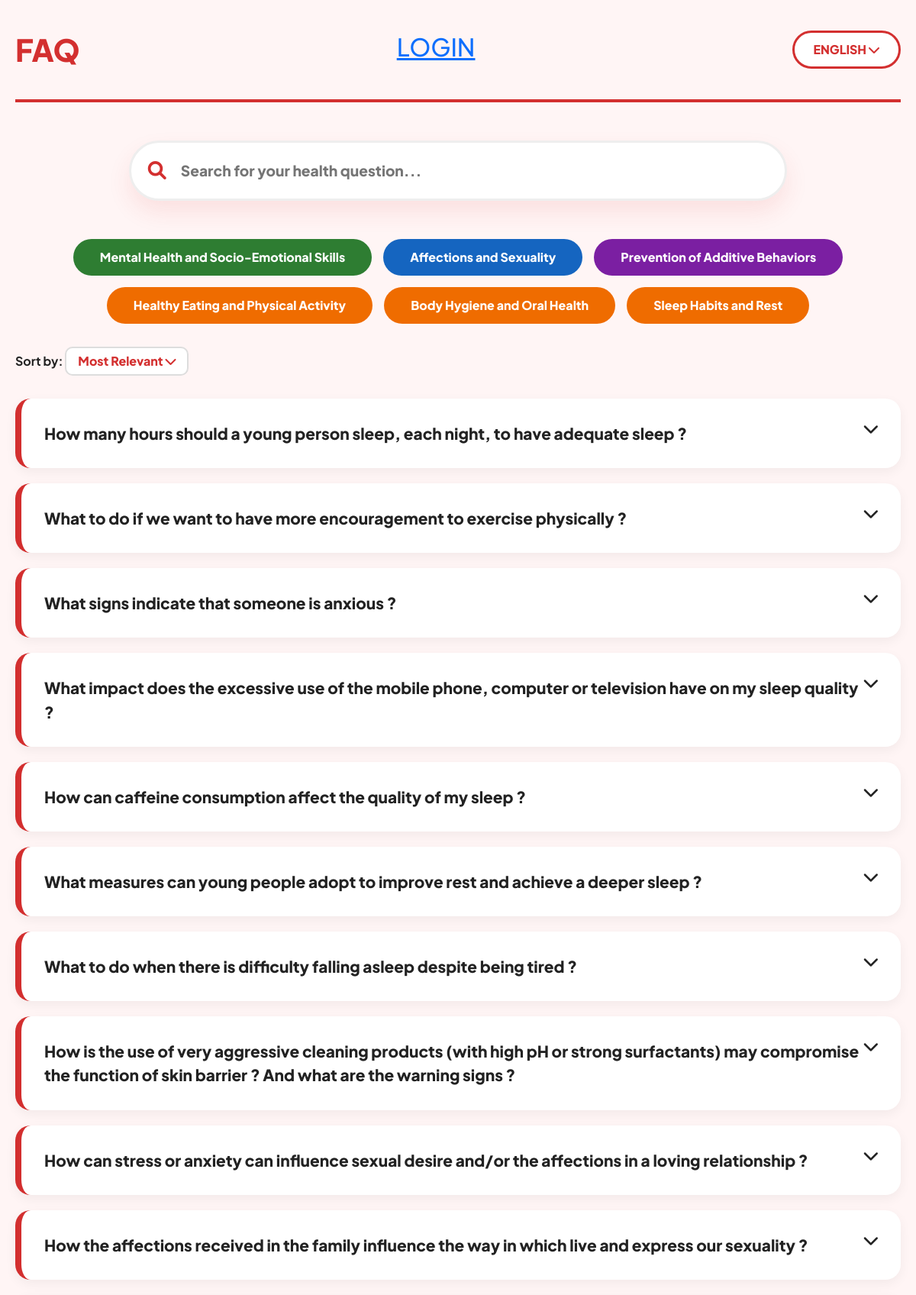
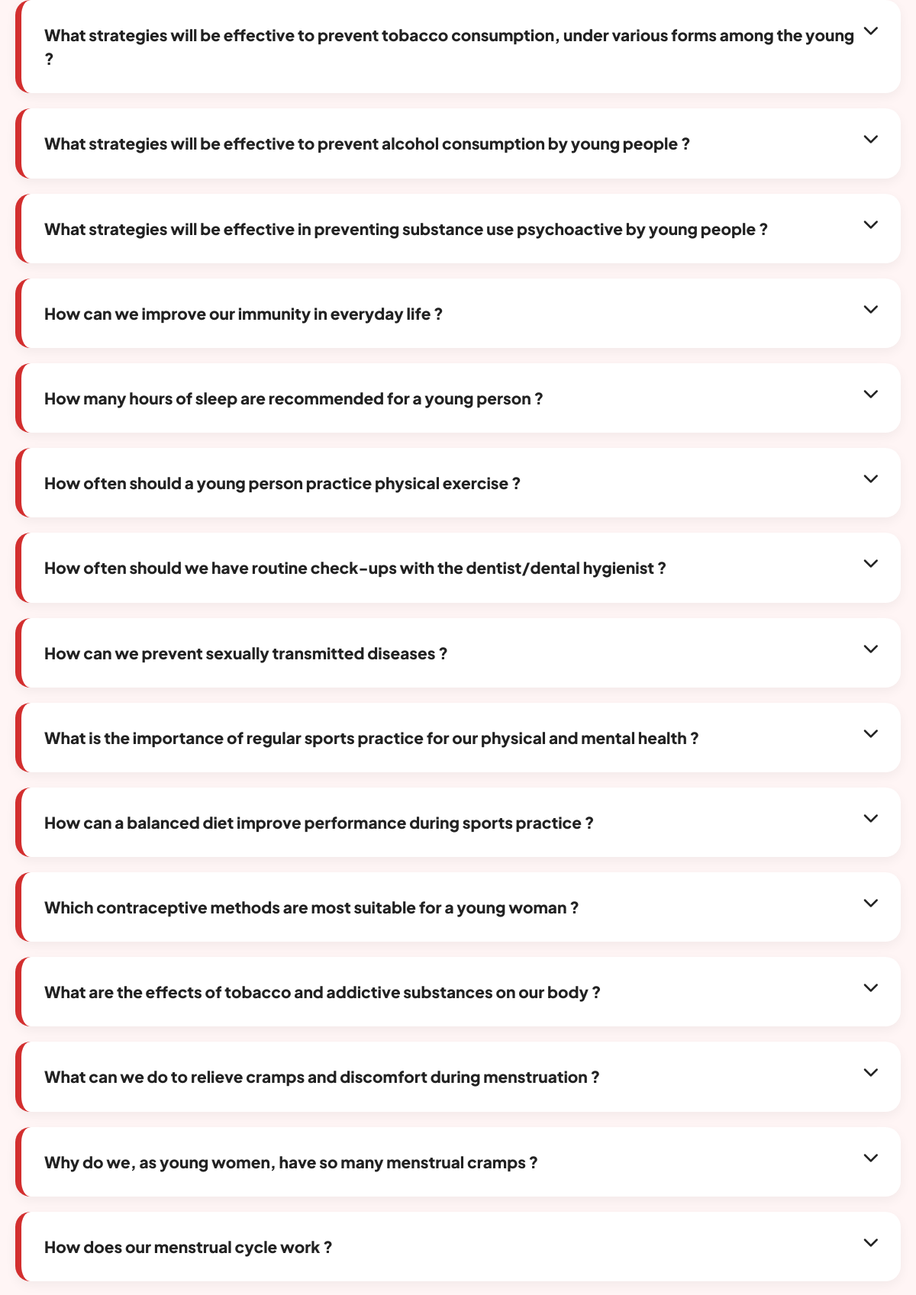
The page / (upper part) on the database its author committed (2 pictures, top to bottom).
### tables this page shows
CREATE TABLE questions (
        id_question INTEGER PRIMARY KEY AUTOINCREMENT,
        id_group INTEGER,
        id_category INTEGER,
        question TEXT,
        answer TEXT,
        pergunta TEXT,
        resposta TEXT,
        votes INTEGER DEFAULT 0,
        FOREIGN KEY (id_category) REFERENCES categories(id_category),
        FOREIGN KEY (id_group) REFERENCES groups(id_group));

### app.py (the view)
@app.route('/', methods=['GET', 'POST'])
def home():
    questions = get_questions_en()
    if request.method == 'POST':
        pass
    if request.method == 'GET':
        per_page = 25
        total_questions = get_count_questions_en()
        total_pages = math.ceil(total_questions / per_page)
        current_page = int(request.args.get('page', 1))
        questions = get_questions_en(per_page=per_page, current_page=current_page)
        return render_template('home.html', questions=questions, total_pages=total_pages, current_page=current_page)

### dbqueries.py (called while the page is built)
def get_questions_en(per_page=25, current_page=1):
    offset = (current_page - 1) * per_page
    with sqlite3.connect(DBFILE) as conn:
        cursor = conn.cursor()
        cursor.execute('''
            SELECT q.question, q.answer, g.name, c.name, q.votes
            FROM questions q
            JOIN groups g ON g.id_group = q.id_group
            JOIN categories c ON c.id_category = q.id_category
            LIMIT ? OFFSET ?
        ''', (per_page ,offset,))
        rows = cursor.fetchall()
    return rows

def get_count_questions_en():
    with sqlite3.connect(DBFILE) as conn:
        cursor = conn.cursor()
        cursor.execute('SELECT COUNT(*) FROM questions')
        count = cursor.fetchone()[0]
    return count

### templates/home.html (shortened to what this page needs)
<!DOCTYPE html>
<html lang="en">
<head>
    <link href="https://cdn.jsdelivr.net/npm/bootstrap@5.3.3/dist/css/bootstrap.min.css" rel="stylesheet">
    <link rel="stylesheet" href="https://cdnjs.cloudflare.com/ajax/libs/font-awesome/6.0.0/css/all.min.css">
    <link rel="stylesheet" href="static/css/style-home.css">
</head>
<body>
    <main class="container-layout">
        <nav class="nav-bar">
            <h2 class="logo">FAQ</h2>
            <h2 class="login"><a href="{{ url_for('login_page') }}">LOGIN</a></h2>
            <div class="lang-selector">
                <span>ENGLISH</span> <i class="fa-solid fa-chevron-down"></i>
            </div>
        </nav>
        <section class="search-section">
            <div class="search-wrapper">
                <i class="fa-solid fa-magnifying-glass search-icon"></i>
                <input type="text" placeholder="Search for your health question..." class="search-input">
            </div>
        </section>
        <section class="category-area">
            <button class="btn btn-cat btn-nutrition">Mental Health and Socio-Emotional Skills</button>
            <button class="btn btn-cat btn-training">Affections and Sexuality</button>
            <button class="btn btn-cat btn-mental">Prevention of Additive Behaviors</button>
            <button class="btn btn-cat btn-prevention">Healthy Eating and Physical Activity</button>
            <button class="btn btn-cat btn-prevention">Body Hygiene and Oral Health</button>
            <button class="btn btn-cat btn-prevention">Sleep Habits and Rest</button>
        </section>
        <div class="filter-area">
            <div class="dropdown">
                <span class="filter-label">Sort by:</span>
                <button class="filter-dropdown-btn" type="button" data-bs-toggle="dropdown">
                    Most Relevant <i class="fa-solid fa-chevron-down"></i>
                </button>
            </div>
        </div>
        <section class="faq-section">
            {% for question, answer, group, category, votes in questions %}
            <div class="faq-item">
                <details>
                    <summary name="question1"> {{ question }} <i class="fa-solid fa-chevron-down arrow"></i></summary>
                </details>
            </div>
            {% endfor %}
        </section>
    </main>
</body>
</html>

### static/css/style-home.css (style rules this page uses)
:root { --health-red: #D32F2F; --medical-white: #FFFFFF; --soft-bg: #FFF5F5; --nutrition-green: #2E7D32; --training-blue: #1565C0; --mental-purple: #7B1FA2; --prevention-amber: #EF6C00; }
body { background-color: var(--soft-bg); font-family: 'Plus Jakarta Sans', sans-serif; color: #222; margin: 0; font-weight: 700; }
.container-layout { display: grid; grid-template-columns: repeat(8, 1fr); grid-template-rows: auto; grid-gap: 30px; max-width: 1200px; margin: 0 auto; padding: 0 20px; }
.nav-bar { grid-column: 1 / 9; display: flex; justify-content: space-between; align-items: center; padding: 40px 0; border-bottom: 4px solid var(--health-red); }
.logo { font-weight: 800; color: var(--health-red); font-size: 2.5rem; margin: 0; }
.lang-selector { cursor: pointer; font-weight: 800; color: var(--health-red); border: 3px solid var(--health-red); padding: 10px 25px; border-radius: 50px; background: white; }
.search-section { grid-column: 2 / 8; margin: 20px 0; }
.search-wrapper { position: relative; display: flex; align-items: center; }
.search-input { width: 100%; padding: 22px 22px 22px 65px; border-radius: 50px; border: 3px solid #eee; font-weight: 800; font-size: 1.2rem; box-shadow: 0 15px 30px rgba(211, 47, 47, 0.1); outline: none; }
.search-icon { position: absolute; left: 25px; color: var(--health-red); font-size: 1.5rem; }
.category-area { grid-column: 1 / 9; display: flex; justify-content: center; gap: 15px; flex-wrap: wrap; }
.btn-cat { border-radius: 50px; padding: 12px 35px; font-weight: 800; color: white; border: none; transition: 0.3s; }
.btn-nutrition { background-color: var(--nutrition-green); }
.btn-training { background-color: var(--training-blue); }
.btn-mental { background-color: var(--mental-purple); }
.btn-prevention { background-color: var(--prevention-amber); }
.filter-area { grid-column: 1 / 9; }
.filter-dropdown-btn { background: white; border: 2px solid #ddd; border-radius: 10px; padding: 5px 15px; color: var(--health-red); font-weight: 800; }
.faq-section { grid-column: 1 / 9; }
.faq-item { background: white; margin-bottom: 20px; border-radius: 20px; border-left: 8px solid var(--health-red); box-shadow: 0 5px 15px rgba(0,0,0,0.05); }
summary { padding: 30px; font-weight: 800; font-size: 1.3rem; cursor: pointer; display: flex; justify-content: space-between; list-style: none; }

### rows shown on the page
questions: question "How many hours should a young person sleep, each night, to have adequate sleep ?"
questions: question "What to do if we want to have more encouragement to exercise physically ?"
questions: question "What signs indicate that someone is anxious ?"
questions: question "What impact does the excessive use of the mobile phone, computer or television have on my sleep quality ?"
questions: question "How can caffeine consumption affect the quality of my sleep ?"
questions: question "What measures can young people adopt to improve rest and achieve a deeper sleep ?"
questions: question "What to do when there is difficulty falling asleep despite being tired ?"
questions: question "How is the use of very aggressive cleaning products (with high pH or strong surfactants) may compromise the function of skin barrier ? And what are the warning signs ?"
questions: question "How can stress or anxiety can influence sexual desire and/or the affections in a loving relationship ?"
questions: question "How the affections received in the family influence the way in which live and express our sexuality ?"
questions: question "What strategies will be effective to prevent tobacco consumption, under various forms among the young ?"
questions: question "What strategies will be effective to prevent alcohol consumption by young people ?"
questions: question "What strategies will be effective in preventing substance use psychoactive by young people ?"
questions: question "How can we improve our immunity in everyday life ?"
questions: question "How many hours of sleep are recommended for a young person ?"
questions: question "How often should a young person practice physical exercise ?"
questions: question "How often should we have routine check-ups with the dentist/dental hygienist ?"
questions: question "How can we prevent sexually transmitted diseases ?"
questions: question "What is the importance of regular sports practice for our physical and mental health ?"
questions: question "How can a balanced diet improve performance during sports practice ?"
questions: question "Which contraceptive methods are most suitable for a young woman ?"
questions: question "What are the effects of tobacco and addictive substances on our body ?"
questions: question "What can we do to relieve cramps and discomfort during menstruation ?"
questions: question "Why do we, as young women, have so many menstrual cramps ?"
questions: question "How does our menstrual cycle work ?"
